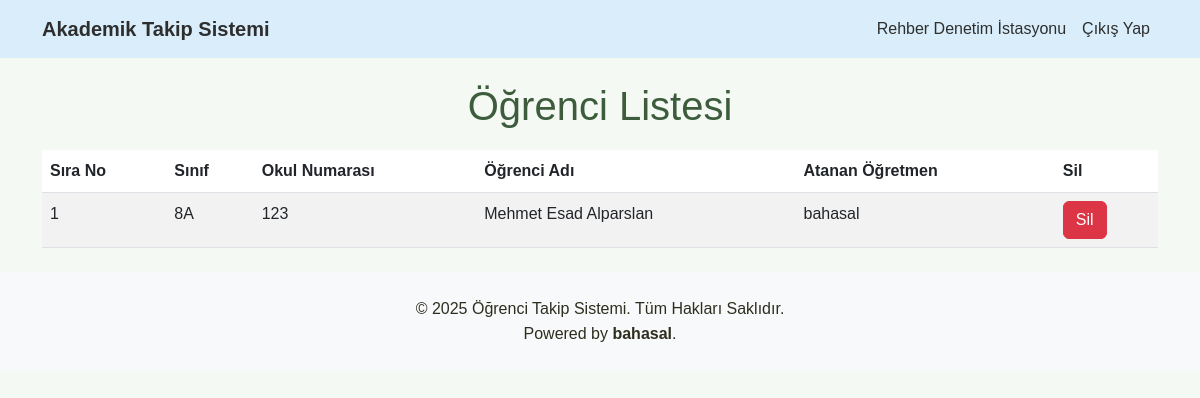
The app's page /rehber/ogrenci_listesi (signed in) with its own data.
### models/kullanici.py (models this page shows, shortened)
class Kullanici(UserMixin, db.Model):
    __tablename__ = 'kullanicilar'
    id = db.Column(db.Integer, primary_key=True)
    kurum_kodu = db.Column(db.String(50), nullable=True)
    kullanici_adi = db.Column(db.String(64), unique=True, nullable=False)
    sifre_hash = db.Column(db.String(128), nullable=False)
    rol = db.Column(db.String(20), nullable=False)  # rehber, ogretmen, ogrenci
    foto = db.Column(db.String(255), nullable=True)
    aciklama = db.Column(db.Text, nullable=True)
    rehber_id = db.Column(db.Integer, db.ForeignKey('kullanicilar.id'), nullable=True)
    rehber = db.relationship('Kullanici', remote_side=[id], foreign_keys=[rehber_id], back_populates='rehber_ogrencileri')
    rehber_ogrencileri = db.relationship('Kullanici', back_populates='rehber', foreign_keys=[rehber_id])
    ogretmen_id = db.Column(db.Integer, db.ForeignKey('kullanicilar.id'), nullable=True)
    ogretmen = db.relationship('Kullanici', remote_side=[id], foreign_keys=[ogretmen_id], back_populates='ogretmen_ogrencileri')
    ogretmen_ogrencileri = db.relationship('Kullanici', back_populates='ogretmen', foreign_keys=[ogretmen_id])
    sinif = db.Column(db.String(10), nullable=True)
    okul_no = db.Column(db.String(20), nullable=True)
    deneme_sonuclari = db.relationship('DenemeSonucu', back_populates='ogrenci', lazy='dynamic')
    gunluk_veriler = db.relationship('GunlukVeri', back_populates='ogrenci', lazy='dynamic')

### routes/rehber.py (the view)
@rehber_bp.route('/ogrenci_listesi', methods=['GET'])
@login_required
def ogrenci_listesi():
    if current_user.rol != 'rehber':
        flash('Bu sayfaya erişim yetkiniz yok.', 'error')
        return redirect(url_for('main.index'))
    ogrenciler = Kullanici.query.filter_by(rehber_id=current_user.id, rol='ogrenci').all()
    return render_template('rehber/ogrenci_listesi.html', ogrenciler=ogrenciler)

### templates/rehber/ogrenci_listesi.html (shortened to what this page needs)
{% extends "base.html" %}
{% block content %}
<h1>Öğrenci Listesi</h1>
<table class="table table-striped">
    <thead>
        <tr>
            <th>Sıra No</th>
            <th>Sınıf</th>
            <th>Okul Numarası</th>
            <th>Öğrenci Adı</th>
            <th>Atanan Öğretmen</th>
            <th>Sil</th>
        </tr>
    </thead>
    <tbody>
        {% for ogrenci in ogrenciler %}
        <tr>
            <td>{{ loop.index }}</td>
            <td>{{ ogrenci.sinif if ogrenci.sinif else 'Belirtilmemiş' }}</td>
            <td>{{ ogrenci.okul_no if ogrenci.okul_no else 'Belirtilmemiş' }}</td>
            <td>{{ ogrenci.kullanici_adi }}</td>
            <td>{{ ogrenci.ogretmen.kullanici_adi if ogrenci.ogretmen else 'Atanmış öğretmen yok.' }}</td>
            <td>
                <form method="post" action="{{ url_for('rehber.ogrenci_sil', ogrenci_id=ogrenci.id) }}">
                    <button type="submit" class="btn btn-danger" onclick="return confirm('Bu öğrenciyi silmek istediğinize emin misiniz?')">Sil</button>
                </form>
            </td>
        </tr>
        {% endfor %}
    </tbody>
</table>
{% endblock %}

### static/css/styles.css (style rules this page uses)
body { font-family: Arial, sans-serif; line-height: 1.6; margin: 0; padding: 0; background: #f4f9f4; color: #2e2e1f; }
h1 { text-align: center; margin: 20px 0; color: #3c5c3c; }
button { padding: 10px 20px; background: #c7e0c7; color: #2e2e1f; border: none; border-radius: 5px; cursor: pointer; }

### records on screen
Kullanici: sinif "8A", okul_no "123", kullanici_adi "Mehmet Esad Alparslan", ogretmen "bahasal"
